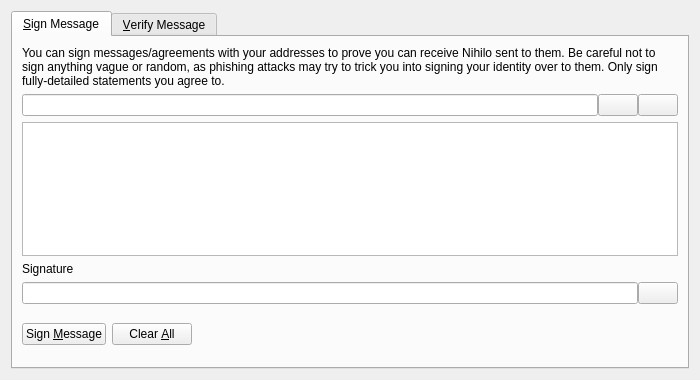
<?xml version="1.0" encoding="UTF-8"?>
<ui version="4.0">
 <class>SignVerifyMessageDialog</class>
 <widget class="QDialog" name="SignVerifyMessageDialog">
  <property name="geometry">
   <rect>
    <x>0</x>
    <y>0</y>
    <width>700</width>
    <height>380</height>
   </rect>
  </property>
  <property name="windowTitle">
   <string>Signatures - Sign / Verify a Message</string>
  </property>
  <property name="modal">
   <bool>true</bool>
  </property>
  <layout class="QVBoxLayout" name="verticalLayout">
   <item>
    <widget class="QTabWidget" name="tabWidget">
     <property name="currentIndex">
      <number>0</number>
     </property>
     <widget class="QWidget" name="tabSignMessage">
      <attribute name="title">
       <string>&amp;Sign Message</string>
      </attribute>
      <layout class="QVBoxLayout" name="verticalLayout_SM">
       <item>
        <widget class="QLabel" name="infoLabel_SM">
         <property name="text">
          <string>You can sign messages/agreements with your addresses to prove you can receive Nihilo sent to them. Be careful not to sign anything vague or random, as phishing attacks may try to trick you into signing your identity over to them. Only sign fully-detailed statements you agree to.</string>
         </property>
         <property name="textFormat">
          <enum>Qt::PlainText</enum>
         </property>
         <property name="wordWrap">
          <bool>true</bool>
         </property>
        </widget>
       </item>
       <item>
        <layout class="QHBoxLayout" name="horizontalLayout_1_SM">
         <property name="spacing">
          <number>0</number>
         </property>
         <item>
          <widget class="QValidatedLineEdit" name="addressIn_SM">
           <property name="toolTip">
            <string>The Nihilo address to sign the message with</string>
           </property>
          </widget>
         </item>
         <item>
          <widget class="QPushButton" name="addressBookButton_SM">
           <property name="toolTip">
            <string>Choose previously used address</string>
           </property>
           <property name="text">
            <string/>
           </property>
           <property name="shortcut">
            <string>Alt+A</string>
           </property>
           <property name="autoDefault">
            <bool>false</bool>
           </property>
          </widget>
         </item>
         <item>
          <widget class="QPushButton" name="pasteButton_SM">
           <property name="toolTip">
            <string>Paste address from clipboard</string>
           </property>
           <property name="text">
            <string/>
           </property>
           <property name="shortcut">
            <string>Alt+P</string>
           </property>
           <property name="autoDefault">
            <bool>false</bool>
           </property>
          </widget>
         </item>
        </layout>
       </item>
       <item>
        <widget class="QPlainTextEdit" name="messageIn_SM">
         <property name="toolTip">
          <string>Enter the message you want to sign here</string>
         </property>
        </widget>
       </item>
       <item>
        <widget class="QLabel" name="signatureLabel_SM">
         <property name="text">
          <string>Signature</string>
         </property>
         <property name="textFormat">
          <enum>Qt::PlainText</enum>
         </property>
        </widget>
       </item>
       <item>
        <layout class="QHBoxLayout" name="horizontalLayout_2_SM">
         <property name="spacing">
          <number>0</number>
         </property>
         <item>
          <widget class="QLineEdit" name="signatureOut_SM">
           <property name="font">
            <font>
             <italic>true</italic>
            </font>
           </property>
           <property name="readOnly">
            <bool>true</bool>
           </property>
          </widget>
         </item>
         <item>
          <widget class="QPushButton" name="copySignatureButton_SM">
           <property name="toolTip">
            <string>Copy the current signature to the system clipboard</string>
           </property>
           <property name="text">
            <string/>
           </property>
           <property name="autoDefault">
            <bool>false</bool>
           </property>
          </widget>
         </item>
        </layout>
       </item>
       <item>
        <layout class="QHBoxLayout" name="horizontalLayout_3_SM">
         <item>
          <widget class="QPushButton" name="signMessageButton_SM">
           <property name="toolTip">
            <string>Sign the message to prove you own this Nihilo address</string>
           </property>
           <property name="text">
            <string>Sign &amp;Message</string>
           </property>
           <property name="autoDefault">
            <bool>false</bool>
           </property>
          </widget>
         </item>
         <item>
          <widget class="QPushButton" name="clearButton_SM">
           <property name="toolTip">
            <string>Reset all sign message fields</string>
           </property>
           <property name="text">
            <string>Clear &amp;All</string>
           </property>
           <property name="autoDefault">
            <bool>false</bool>
           </property>
          </widget>
         </item>
         <item>
          <spacer name="horizontalSpacer_1_SM">
           <property name="orientation">
            <enum>Qt::Horizontal</enum>
           </property>
           <property name="sizeHint" stdset="0">
            <size>
             <width>40</width>
             <height>48</height>
            </size>
           </property>
          </spacer>
         </item>
         <item>
          <widget class="QLabel" name="statusLabel_SM">
           <property name="font">
            <font>
             <weight>75</weight>
             <bold>true</bold>
            </font>
           </property>
           <property name="text">
            <string/>
           </property>
           <property name="wordWrap">
            <bool>true</bool>
           </property>
          </widget>
         </item>
         <item>
          <spacer name="horizontalSpacer_2_SM">
           <property name="orientation">
            <enum>Qt::Horizontal</enum>
           </property>
           <property name="sizeHint" stdset="0">
            <size>
             <width>40</width>
             <height>48</height>
            </size>
           </property>
          </spacer>
         </item>
        </layout>
       </item>
      </layout>
     </widget>
     <widget class="QWidget" name="tabVerifyMessage">
      <attribute name="title">
       <string>&amp;Verify Message</string>
      </attribute>
      <layout class="QVBoxLayout" name="verticalLayout_VM">
       <item>
        <widget class="QLabel" name="infoLabel_VM">
         <property name="text">
          <string>Enter the receiver's address, message (ensure you copy line breaks, spaces, tabs, etc. exactly) and signature below to verify the message. Be careful not to read more into the signature than what is in the signed message itself, to avoid being tricked by a man-in-the-middle attack. Note that this only proves the signing party receives with the address, it cannot prove sendership of any transaction!</string>
         </property>
         <property name="textFormat">
          <enum>Qt::PlainText</enum>
         </property>
         <property name="alignment">
          <set>Qt::AlignLeading|Qt::AlignLeft|Qt::AlignTop</set>
         </property>
         <property name="wordWrap">
          <bool>true</bool>
         </property>
        </widget>
       </item>
       <item>
        <layout class="QHBoxLayout" name="horizontalLayout_1_VM">
         <property name="spacing">
          <number>0</number>
         </property>
         <item>
          <widget class="QValidatedLineEdit" name="addressIn_VM">
           <property name="toolTip">
            <string>The Nihilo address the message was signed with</string>
           </property>
          </widget>
         </item>
         <item>
          <widget class="QPushButton" name="addressBookButton_VM">
           <property name="toolTip">
            <string>Choose previously used address</string>
           </property>
           <property name="text">
            <string/>
           </property>
           <property name="shortcut">
            <string>Alt+A</string>
           </property>
           <property name="autoDefault">
            <bool>false</bool>
           </property>
          </widget>
         </item>
        </layout>
       </item>
       <item>
        <widget class="QPlainTextEdit" name="messageIn_VM"/>
       </item>
       <item>
        <widget class="QValidatedLineEdit" name="signatureIn_VM"/>
       </item>
       <item>
        <layout class="QHBoxLayout" name="horizontalLayout_2_VM">
         <item>
          <widget class="QPushButton" name="verifyMessageButton_VM">
           <property name="toolTip">
            <string>Verify the message to ensure it was signed with the specified Nihilo address</string>
           </property>
           <property name="text">
            <string>Verify &amp;Message</string>
           </property>
           <property name="autoDefault">
            <bool>false</bool>
           </property>
          </widget>
         </item>
         <item>
          <widget class="QPushButton" name="clearButton_VM">
           <property name="toolTip">
            <string>Reset all verify message fields</string>
           </property>
           <property name="text">
            <string>Clear &amp;All</string>
           </property>
           <property name="autoDefault">
            <bool>false</bool>
           </property>
          </widget>
         </item>
         <item>
          <spacer name="horizontalSpacer_1_VM">
           <property name="orientation">
            <enum>Qt::Horizontal</enum>
           </property>
           <property name="sizeHint" stdset="0">
            <size>
             <width>40</width>
             <height>48</height>
            </size>
           </property>
          </spacer>
         </item>
         <item>
          <widget class="QLabel" name="statusLabel_VM">
           <property name="font">
            <font>
             <weight>75</weight>
             <bold>true</bold>
            </font>
           </property>
           <property name="text">
            <string/>
           </property>
           <property name="wordWrap">
            <bool>true</bool>
           </property>
          </widget>
         </item>
         <item>
          <spacer name="horizontalSpacer_2_VM">
           <property name="orientation">
            <enum>Qt::Horizontal</enum>
           </property>
           <property name="sizeHint" stdset="0">
            <size>
             <width>40</width>
             <height>48</height>
            </size>
           </property>
          </spacer>
         </item>
        </layout>
       </item>
      </layout>
     </widget>
    </widget>
   </item>
  </layout>
 </widget>
 <customwidgets>
  <customwidget>
   <class>QValidatedLineEdit</class>
   <extends>QLineEdit</extends>
   <header>qvalidatedlineedit.h</header>
  </customwidget>
 </customwidgets>
 <resources>
  <include location="../nihilo.qrc"/>
 </resources>
 <connections/>
</ui>
